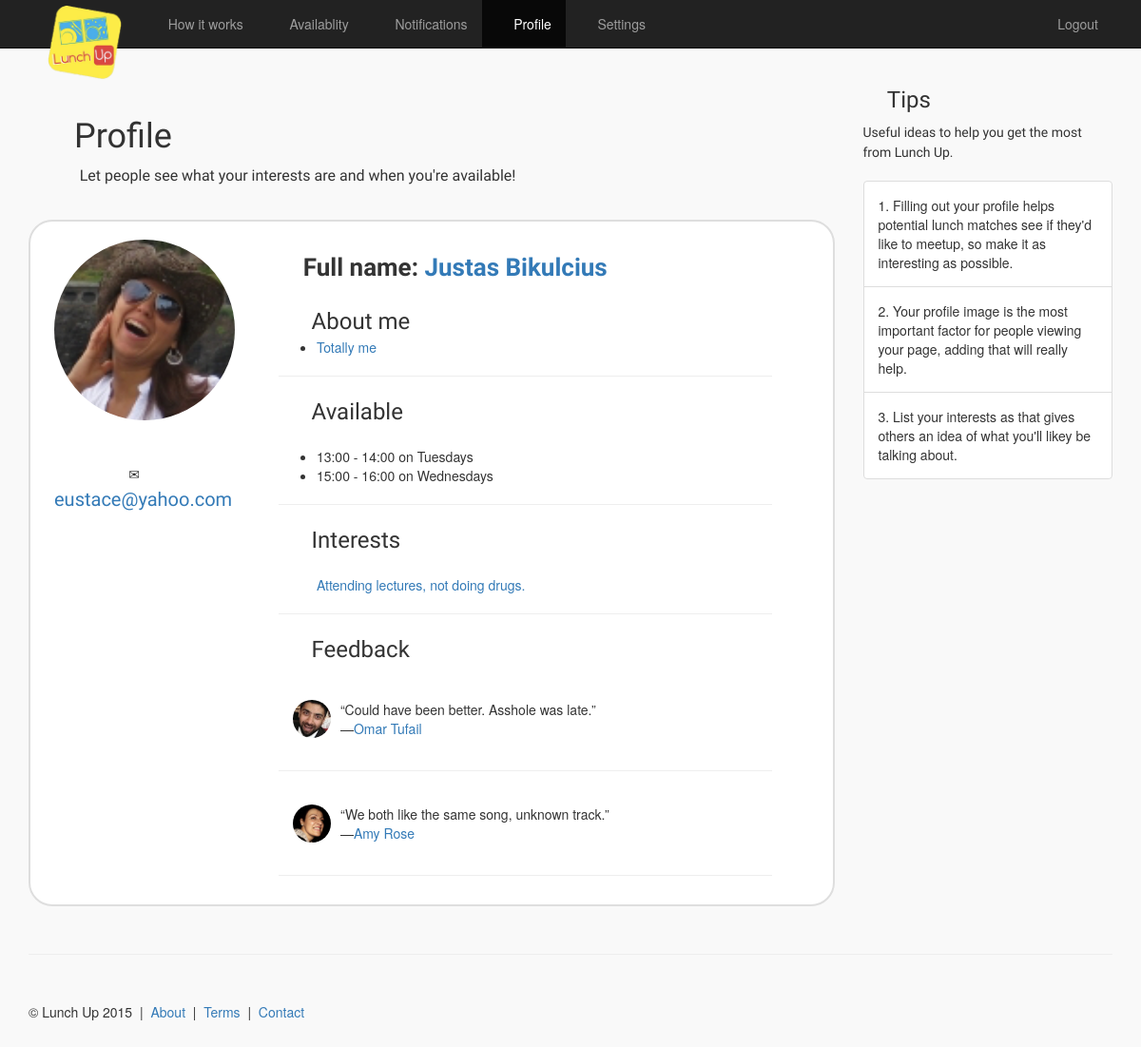
/profile/ (signed in), run on an earlier commit of the app's database.
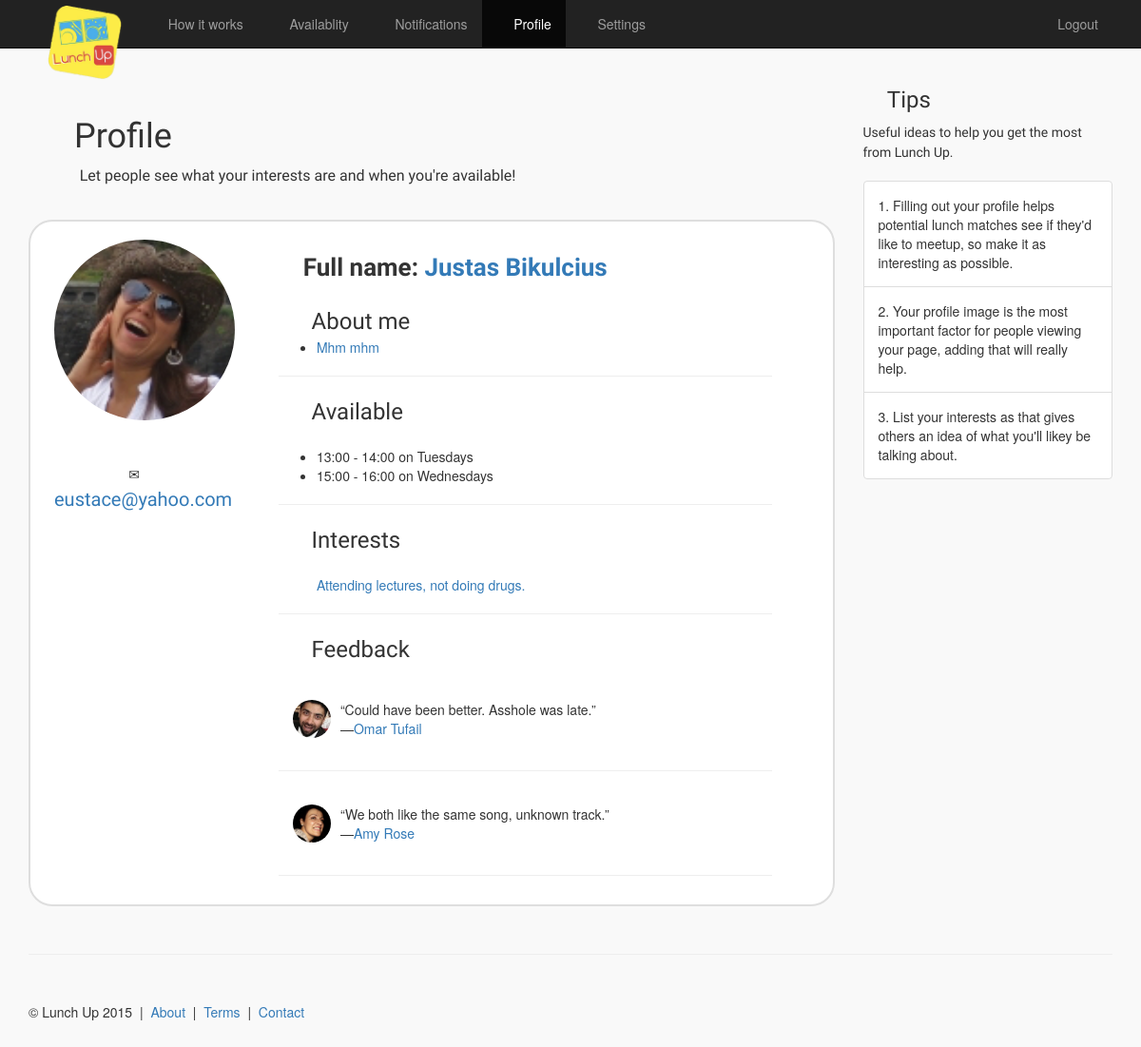
And on a later commit of the database.
### main/models.py (models this page shows)
class UserProfile(models.Model):
    user = models.OneToOneField(User)
    fullName = models.CharField(max_length=64)
    publicEmail = models.EmailField()
    availability = models.ManyToManyField(TimeInterval)
    interests = models.CharField(max_length=250)
    university = models.ForeignKey(University, blank=True, null=True)
    about = models.TextField(max_length=6000)
    picture = models.ImageField(upload_to='profile_images', blank=True)

### main/views.py (the view, shortened to what this page needs)
# urls.py: url(r'^profile/$', views.profile, name='myprofile'),
@login_required
def profile(request, user_id=None):
    if user_id is not None:
        context_dict = {'user': User.objects.get(id=user_id)}
    else:
        context_dict = {'user': User.objects.get(id=request.user.id)}
    try:
        context_dict['profile'] = UserProfile.objects.get(user=context_dict['user'])
        context_dict['feedback'] = Feedback.objects.filter(recipient=context_dict['profile']).all()
    except:
        context_dict['profile'] = None
    if user_id is None or user_id == request.user.id:
        context_dict['myprofile'] = True
    else:
        context_dict['myprofile'] = None
    return render(request, 'registration/profile.html', context_dict)

### templates/registration/profile.html (shortened to what the changed rows need)
{% extends "base.html" %}
{% load staticfiles %}
{% block body_block %}
    <div class="row row-offcanvas row-offcanvas-right">
        <div class="col-xs-12 col-sm-9">
            <div class="jumbotron_two">
                <h1><span class="glyphicon glyphicon-user" aria-hidden="true"></span> <span
                        class="font_styled">Profile</span></h1>
            </div>
            <div class="row" style="padding:15px;">
                <div class="col-md-12"
                     style="border: 2px solid; border-radius: 25px; border-color: #dedede; margin-bottom:15px; padding:10px; background-color:#ffffff;">
                    <div class="col-md-3 text-center" style="margin:9px 30px 0 0;" style="background-color:#0000ff;">
                        {% if myprofile != None %}
                            <a href="{% url 'upload_picture' %}">
                        {% endif %}
                        {% if profile.picture %}
                            <img src="{{ profile.picture.url }}" width="190" class="img-circle">
                        {% else %}
                            <img src="{% static 'images/profile.jpg' %}" width="190" class="img-circle">
                        {% endif %}
                        {% if myprofile != None %}
                            </a>
                        {% endif %}
                        <br/><br/><br/>
                        <span class="glyphicon glyphicon-envelope" aria-hidden="true"></span>&nbsp;&nbsp;<span
                            style="font-size:20px;" class="font_styled">
                        {% if myprofile != None %}
                        <a href="#" id="publicEmail" data-type="text"
                                                                           data-pk="{{ profile.id }}"
                                                                           data-url="/edit_profile/"
                                                                           data-title="Enter your public email">{{ profile.publicEmail }}</a></span>
                    {% else %}
                        <a href="mailto:{{ profile.publicEmail }}">Email me!</a>
                    {% endif %}
                    </div>
                    <div class="col-md-8">
                        <br/>
                        {% if myprofile != None %}
                            <span style="font-size:26px; font-weight:bold;" class="font_styled">&nbsp;&nbsp;&nbsp;&nbsp;Full name: <a
                                    href="#" id="fullName" data-type="text" data-pk="{{ profile.id }}"
                                    data-url="/edit_profile/"
                                    data-title="Enter your full name">{{ profile.fullName }}</a></span>
                        {% else %}
                            <span style="font-size:26px; font-weight:bold;"
                                  class="font_styled">&nbsp;&nbsp;&nbsp;&nbsp;{{ profile.fullName }}</span>
                        {% endif %}
                        <br/><br/>
                        <ul>
                            <li>
                                {% if myprofile != None %}
                                    <a href="#" id="about" data-type="textarea" data-pk="{{ profile.id }}"
                                       data-url="/edit_profile/"
                                       data-title="Tell us something about yourself">{{ profile.about }}</a>
                                {% else %}
                                    {{ profile.about }}
                                {% endif %}
                            </li>
                        </ul>
                        <br/><br/>
                        <br/><br/>
                        <ul>
                                {% if myprofile != None %}
                                    <a href="#" id="interests" data-type="textarea" data-pk="{{ profile.id }}"
                                       data-url="/edit_profile/"
                                       data-title="List your interests">{{ profile.interests }}</a>
                                {% else %}
                                    {{ profile.interests }}
                                {% endif %}
                        </ul>
                        <br/><br/>
                    </div>
                </div>
            </div>
        </div>
    </div>
{% endblock %}

What changed in the data, as far as the page shows it:
changed UserProfile "Justas Bikulcius": about "Totally me" → "Mhm mhm"
